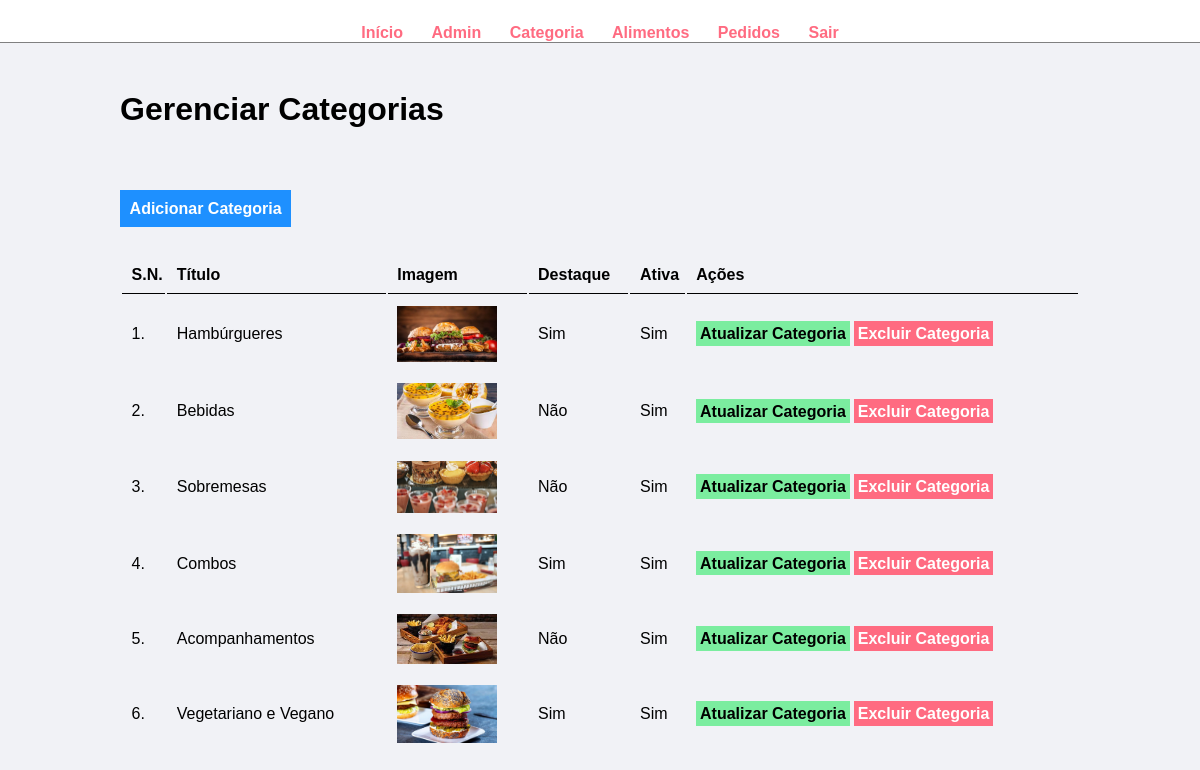
The page /admin/gerenciar-categoria.php on the database its author committed.
### tables this page shows
CREATE TABLE `tbl_categoria` (
  `id` int(10) UNSIGNED NOT NULL,
  `titulo` varchar(100) NOT NULL,
  `nome_imagem` varchar(255) NOT NULL,
  `destacado` varchar(10) NOT NULL,
  `ativo` varchar(10) NOT NULL
);

### admin/gerenciar-categoria.php (the view, shortened to what this page needs)
<?php include('partials/menu.php'); ?>
<div class="main-content">
    <div class="wrapper">
        <h1>Gerenciar Categorias</h1>
        <br /><br />
        <br><br>
        <a href="<?php echo SITEURL; ?>admin/add-categoria.php" class="btn-primary">Adicionar Categoria</a>
        <br /><br /><br />
        <table class="tbl-full">
            <tr>
                <th>S.N.</th>
                <th>Título</th>
                <th>Imagem</th>
                <th>Destaque</th>
                <th>Ativa</th>
                <th>Ações</th>
            </tr>
            <?php
            $sql = "SELECT * FROM tbl_categoria";
            $res = mysqli_query($conn, $sql);
            $count = mysqli_num_rows($res);
            $sn = 1;
            if($count > 0)
            {
                while($row = mysqli_fetch_assoc($res))
                {
                    $id = $row['id'];
                    $titulo = $row['titulo'];
                    $nome_imagem = $row['nome_imagem'];
                    $destacado = $row['destacado'];
                    $ativo = $row['ativo'];
                    ?>
                    <tr>
                        <td><?php echo $sn++; ?>. </td>
                        <td><?php echo $titulo; ?></td>
                        <td>
                            <?php
                            if($nome_imagem != "")
                            {
                                ?>
                                <img src="<?php echo SITEURL; ?>images/category/<?php echo $nome_imagem; ?>" width="100px" >
                                <?php
                            }
                            else
                            {
                                echo "<div class='error'>Imagem não adicionada.</div>";
                            }
                            ?>
                        </td>
                        <td><?php echo $destacado == "Sim" ? "Sim" : "Não"; ?></td>
                        <td><?php echo $ativo == "Sim" ? "Sim" : "Não"; ?></td>
                        <td>
                            <a href="<?php echo SITEURL; ?>admin/atualizar-categoria.php?id=<?php echo $id; ?>" class="btn-secondary">Atualizar Categoria</a>
                            <a href="<?php echo SITEURL; ?>admin/deletar-categoria.php?id=<?php echo $id; ?>&nome_imagem=<?php echo $nome_imagem; ?>" class="btn-danger">Excluir Categoria</a>
                        </td>
                    </tr>
                    <?php
                }
            }
            else
            {
                ?>
                <tr>
                    <td colspan="6"><div class='error'>Nenhuma categoria adicionada.</div></td>
                </tr>
                <?php
            }
            ?>
        </table>
    </div>
</div>

### css/admin.css (style rules this page uses)
* { margin: 0; padding: 0; font-family: Arial, Helvetica, sans-serif; }
.wrapper { padding: 1%; width: 80%; margin: 0 auto; }
.tbl-full { width: 100%; }
table tr th { border-bottom: 1px solid black; padding: 1%; text-align: left; }
table tr td { padding: 1%; }
.btn-primary { background-color: #1e90ff; padding: 1%; color: white; text-decoration: none; font-weight: bold; }
.btn-secondary { background-color: #7bed9f; padding: 1%; color: black; text-decoration: none; font-weight: bold; }
.btn-danger { background-color: #ff6b81; padding: 1%; color: white; text-decoration: none; font-weight: bold; }
.main-content { background-color: #f1f2f6; padding: 3% 0; }

### rows shown on the page
tbl_categoria: titulo "Hambúrgueres", nome_imagem (picture), destacado "Sim", ativo "Sim"
tbl_categoria: titulo "Bebidas", nome_imagem (picture), destacado "Não", ativo "Sim"
tbl_categoria: titulo "Sobremesas", nome_imagem (picture), destacado "Não", ativo "Sim"
tbl_categoria: titulo "Combos", nome_imagem (picture), destacado "Sim", ativo "Sim"
tbl_categoria: titulo "Acompanhamentos", nome_imagem (picture), destacado "Não", ativo "Sim"
tbl_categoria: titulo "Vegetariano e Vegano", nome_imagem (picture), destacado "Sim", ativo "Sim"
